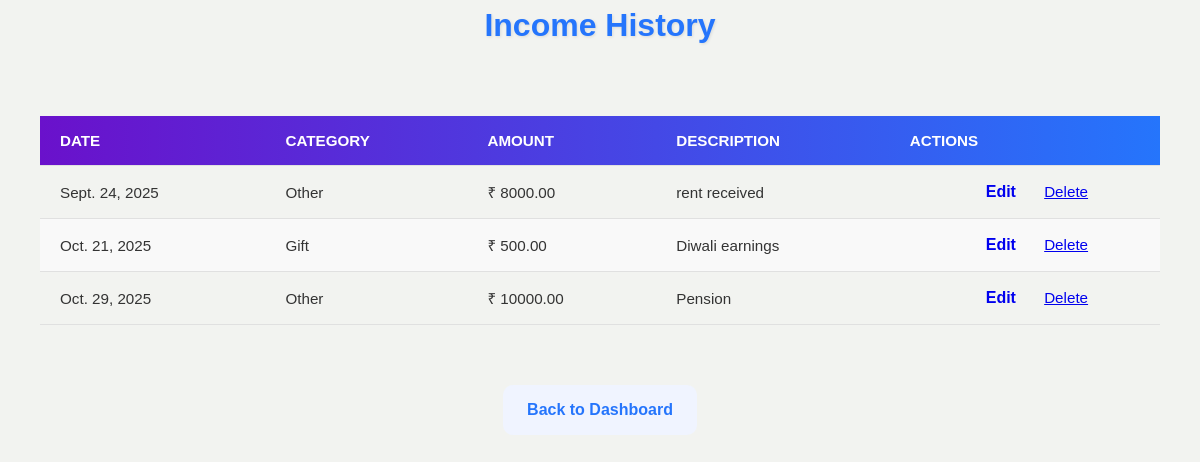
Page /income/history/ (signed in) on the committed database.
### tracker/models.py (models this page shows, shortened)
class Transaction(models.Model):
    TYPE_CHOICES = [
        ("income", "Income"),
        ("expense", "Expense"),
    ]
    CATEGORY_CHOICES = [
        ("Salary", "Salary"),
        ("Business", "Business"),
        ("Gift", "Gift"),
        ("Food", "Food"),
        ("Travel", "Travel"),
        ("Shopping", "Shopping"),
        ("Bills", "Bills"),
        ("Other", "Other"),
    ]
    user = models.ForeignKey(User, on_delete=models.CASCADE)
    type = models.CharField(max_length=10, choices=TYPE_CHOICES)
    description = models.CharField(max_length=200)
    amount = models.DecimalField(max_digits=10, decimal_places=2)
    date = models.DateField()
    category = models.CharField(max_length=100, choices=CATEGORY_CHOICES)
    custom_category = models.CharField(max_length=100, blank=True, null=True, help_text="Use if category is Other")
    created_at = models.DateTimeField(auto_now_add=True)

### tracker/views.py (the view)
# urls.py: path('income/history/', views.income_history, name='income_history'),
@login_required
def income_history(request):
    incomes = Transaction.objects.filter(user=request.user, type='income')
    return render(request, 'tracker/history_income.html', {'incomes': incomes})

### tracker/templates/tracker/history_income.html
{% load static %}
{% block content %}
<link rel="stylesheet" href="{% static 'tracker/styling.css' %}">
<h2 class="dashboard-title">Income History</h2>
<div class="container">
    <table class="transactions-table">
        <thead>
            <tr>
                <th>Date</th>
                <th>Category</th>
                <th>Amount</th>
                <th>Description</th>
                <th>Actions</th>
            </tr>
        </thead>
        <tbody>
            {% for income in incomes %}
            <tr>
                <td>{{ income.date }}</td>
                <td>{{ income.category }}</td>
                <td>₹ {{ income.amount }}</td>
                <td>{{ income.description }}</td>
                <td>
                    <a href="{% url 'tracker:edit_income' income.id %}" class="btn btn-edit">Edit</a>
                    <a href="{% url 'tracker:delete_income' income.pk %}" class="btn-delete">Delete</a>
                </td>
            </tr>
            {% empty %}
            <tr>
                <td colspan="5">No income records found.</td>
            </tr>
            {% endfor %}
        </tbody>
    </table>
</div>
     <div class="back-link">
    <a href="{% url 'tracker:dashboard' %}" class="btn-secondary">Back to Dashboard</a>
</div>
{% endblock %}

### tracker/static/tracker/styling.css (style rules this page uses)
* { margin: 0; padding: 0; box-sizing: border-box; font-family: "Poppins", sans-serif; }
.container { flex: 1; display: flex; justify-content: center; align-items: center; padding: 40px; max-width: 1200px; margin: auto; }
.form-title, h2 { text-align: center; margin-bottom: 25px; font-size: 2rem; color: #2575fc; font-weight: 700; text-shadow: 1px 1px 3px rgba(0,0,0,0.1); }
.btn, .btn-primary, .btn-secondary { padding: 12px 24px; border-radius: 10px; border: none; cursor: pointer; font-size: 1rem; font-weight: 600; transition: transform 0.2s ease, background 0.3s ease, box-shadow 0.3s ease; text-decoration: none; text-align: center; }
.btn-secondary { background: #f0f4ff; color: #2575fc; }
.back-link { width: 95%; margin: 20px auto 40px auto; text-align: center; }
.back-link a { display: inline-block; }
table { width: 100%; border-collapse: collapse; font-size: 0.95rem; }
table thead { background: linear-gradient(90deg, #6a11cb, #2575fc); color: #fff; font-weight: 600; text-transform: uppercase; }
table th, table td { padding: 16px 20px; text-align: left; border-bottom: 1px solid #e0e0e0; transition: background 0.3s ease; }
table tbody tr:nth-child(even) { background: #f9f9f9; }
table td:last-child { text-align: center; }

### rows in the picture
Transaction: date "Sept. 24, 2025", category "Other", amount "8000.00", description "rent received"
Transaction: date "Oct. 21, 2025", category "Gift", amount "500.00", description "Diwali earnings"
Transaction: date "Oct. 29, 2025", category "Other", amount "10000.00", description "Pension"
